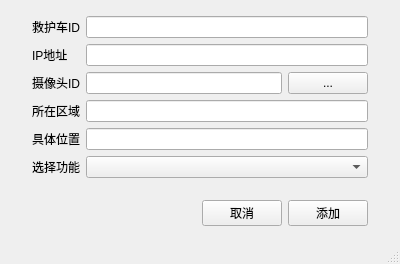
<?xml version="1.0" encoding="UTF-8"?>
<ui version="4.0">
    <class>AddCamera</class>
    <widget class="QMainWindow" name="AddCamera">
        <property name="geometry">
            <rect>
                <x>0</x>
                <y>0</y>
                <width>400</width>
                <height>264</height>
            </rect>
        </property>
        <property name="windowTitle">
            <string>添加救护车</string>
        </property>
        <widget class="QWidget" name="centralwidget">
            <layout class="QVBoxLayout" name="verticalLayout">
                <property name="leftMargin">
                    <number>32</number>
                </property>
                <property name="topMargin">
                    <number>16</number>
                </property>
                <property name="rightMargin">
                    <number>32</number>
                </property>
                <property name="bottomMargin">
                    <number>16</number>
                </property>
                <item>
                    <layout class="QFormLayout" name="formLayout">
                        <item row="0" column="0">
                            <widget class="QLabel" name="label">
                                <property name="text">
                                    <string>救护车ID</string>
                                </property>
                            </widget>
                        </item>
                        <item row="0" column="1">
                            <widget class="QLineEdit" name="id"/>
                        </item>
                        <item row="1" column="0">
                            <widget class="QLabel" name="label_2">
                                <property name="text">
                                    <string>IP地址</string>
                                </property>
                            </widget>
                        </item>
                        <item row="1" column="1">
                            <widget class="QLineEdit" name="ip"/>
                        </item>
                        <item row="2" column="0">
                            <widget class="QLabel" name="label_5">
                                <property name="text">
                                    <string>摄像头ID</string>
                                </property>
                            </widget>
                        </item>
                        <item row="2" column="1">
                            <layout class="QHBoxLayout" name="horizontalLayout" stretch="2,0">
                                <item>
                                    <widget class="QLineEdit" name="file"/>
                                </item>
                                <item>
                                    <widget class="QPushButton" name="file_browse">
                                        <property name="text">
                                            <string>...</string>
                                        </property>
                                    </widget>
                                </item>
                            </layout>
                        </item>
                        <item row="3" column="0">
                            <widget class="QLabel" name="label_6">
                                <property name="text">
                                    <string>所在区域</string>
                                </property>
                            </widget>
                        </item>
                        <item row="3" column="1">
                            <widget class="QLineEdit" name="group"/>
                        </item>
                        <item row="4" column="1">
                            <widget class="QLineEdit" name="location"/>
                        </item>
                        <item row="4" column="0">
                            <widget class="QLabel" name="label_7">
                                <property name="text">
                                    <string>具体位置</string>
                                </property>
                            </widget>
                        </item>
                        <item row="5" column="1">
                            <widget class="QComboBox" name="function_choice"/>
                        </item>
                        <item row="5" column="0">
                            <widget class="QLabel" name="label_8">
                                <property name="text">
                                    <string>选择功能</string>
                                </property>
                            </widget>
                        </item>
                    </layout>
                </item>
                <item>
                    <layout class="QHBoxLayout" name="horizontalLayout_3">
                        <item>
                            <spacer name="horizontalSpacer">
                                <property name="orientation">
                                    <enum>Qt::Horizontal</enum>
                                </property>
                                <property name="sizeHint" stdset="0">
                                    <size>
                                        <width>40</width>
                                        <height>20</height>
                                    </size>
                                </property>
                            </spacer>
                        </item>
                        <item>
                            <widget class="QPushButton" name="cancel">
                                <property name="text">
                                    <string>取消</string>
                                </property>
                            </widget>
                        </item>
                        <item>
                            <widget class="QPushButton" name="add">
                                <property name="text">
                                    <string>添加</string>
                                </property>
                            </widget>
                        </item>
                    </layout>
                </item>
            </layout>
        </widget>
        <widget class="QStatusBar" name="statusbar"/>
    </widget>
    <resources/>
    <connections/>
</ui>
